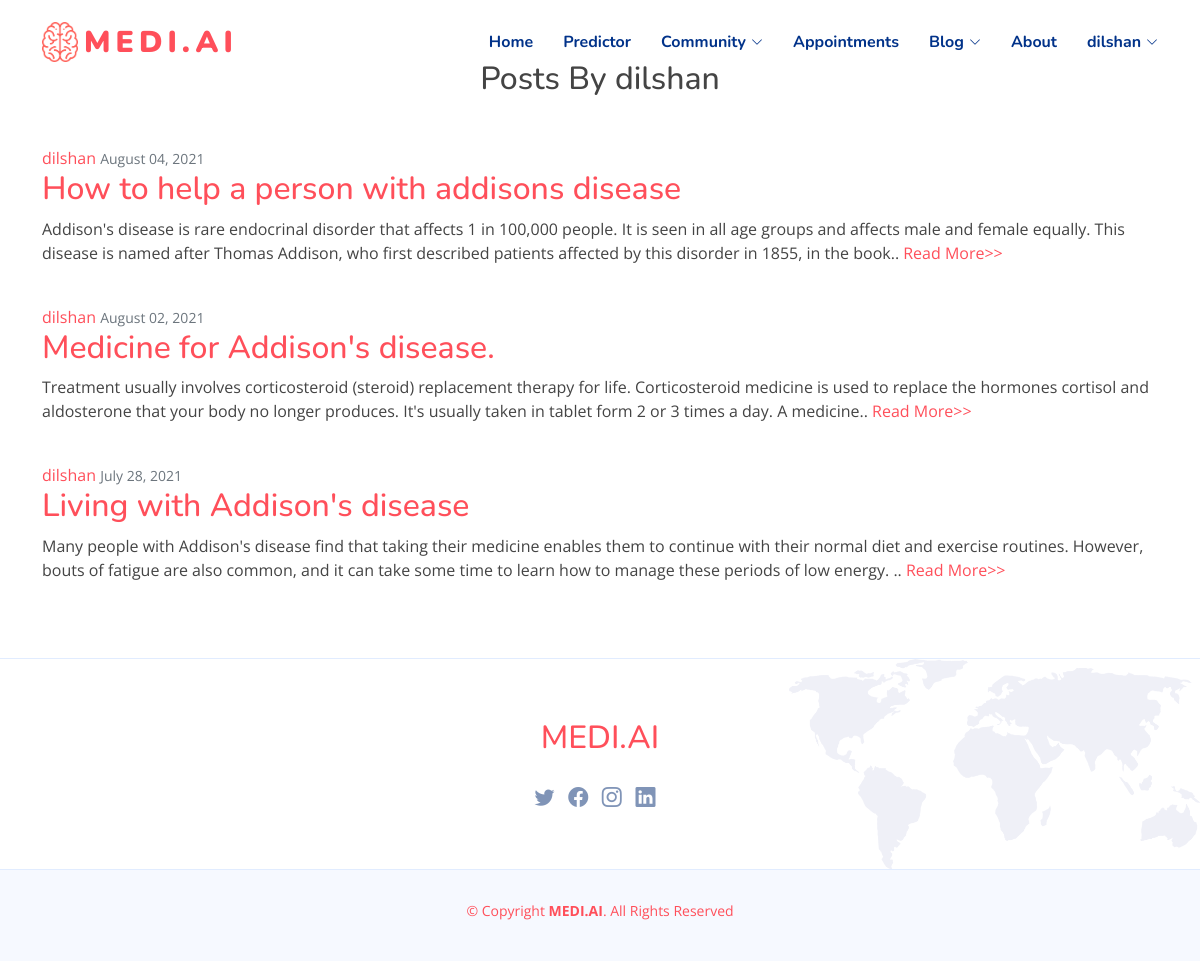
/blog/user/dilshan/ (signed in), run on the app's committed database.
### blog/models.py (models this page shows, shortened)
class Post(models.Model):
    author = models.ForeignKey(
        settings.AUTH_USER_MODEL, on_delete=models.CASCADE)
    title = models.CharField(max_length=100)
    brief = models.TextField(max_length=500,default="")
    content = models.TextField()
    liked = models.ManyToManyField(
        settings.AUTH_USER_MODEL, blank=True, related_name='liked')
    date_posted = models.DateTimeField(default=timezone.now)
    pic = models.ImageField(upload_to='photos/%Y/%m/%d/', default='photos\2021\04\06\01.png')
    objects = PostManager()
    class Meta:
        ordering = ('-date_posted', )

### blog/views.py (the view)
# urls.py: path('user/<str:username>/', UserPostListView.as_view(), name='user_posts'),
class UserPostListView(ListView):
    model = Post
    template_name = 'blog/user_posts.html'
    context_object_name = 'posts'
    paginate_by = 5
    def get_queryset(self):
        user = get_object_or_404(User, username=self.kwargs.get('username'))
        return Post.objects.filter(author=user).order_by('-date_posted')

### templates/blog/user_posts.html (shortened to what this page needs)
{% extends 'base.html' %}
{% load static %}
{% load crispy_forms_tags %}
{% block content %}
<div class="main-content">
<section>
    <div class="container">
      <div class="title-health-box wow fadeInUp text-center" data-wow-duration="0.9s">
        <h2 class="title font-weight-bold">Posts By {{view.kwargs.username}}</h2>
      </div>
      <div class="row align-items-center">
        {% for post in posts %}
            <article class="media content-section">
              <div class="media-body">
                <div class="article-metadata">
                  <a class="mr-2" href="{% url 'user_posts' post.author.username %}">{{ post.author }}</a>
                  <small class="text-muted">{{ post.date_posted|date:"F d, Y" }}</small>
                </div>
              <h2><a class="article-title" href="{% url 'post_detail' post.pk %}">{{ post.title }}</a></h2>
                <p class="article-content">{{ post.content| slice:":265"  }}..<a href="{% url 'post_detail' post.pk %}"> Read More>></a></p>
              </div>
            </article>
        {% endfor %}
      </div>
    </div>
  </section>
</div>
{% endblock content %}

### templates/base.html (shortened to what this page needs)
{% load static %}
<!DOCTYPE html>
<html lang="en">
<head>
  <link href="{% static 'assets/vendor/bootstrap/css/bootstrap.min.css' %}" rel="stylesheet">
  <link href="{% static 'assets/vendor/bootstrap-icons/bootstrap-icons.css' %}" rel="stylesheet">
  <link href="{% static 'assets/vendor/aos/aos.css' %}" rel="stylesheet">
  <link href="{% static 'assets/vendor/remixicon/remixicon.css' %}" rel="stylesheet">
  <link href="{% static 'assets/vendor/swiper/swiper-bundle.min.css' %}" rel="stylesheet">
  <link href="{% static 'assets/vendor/glightbox/css/glightbox.min.css' %}" rel="stylesheet">
  <link href="{% static 'assets/css/style.css' %}" rel="stylesheet">
</head>
<body>
  <header id="header" class="header fixed-top">
    <div class="container-fluid container-xl d-flex align-items-center justify-content-between">
      <a href="{% url 'index' %}" class="logo d-flex align-items-center">
        <img src="{% static 'assets/img/logo_new.png' %}" alt="">
        <span><b>MEDI.AI</b></span>
      </a>
      <nav id="navbar" class="navbar">
        <ul>
          <li><a class="nav-link scrollto " href="{% url 'index' %}">Home</a></li>
          <li><a class="nav-link scrollto" href="{% url 'predict' %}">Predictor</a></li>
          <li class="dropdown"><a href="#"><span>Community</span> <i class="bi bi-chevron-down"></i></a>
          </li>
          {% if user.is_authenticated %}
          <li><a class="nav-link scrollto" href="{% url 'event_new' %}">Appointments</a></li>
          {% endif %}
          <li class="dropdown"><a href="#"><span>Blog</span> <i class="bi bi-chevron-down"></i></a>
          </li>
          <li><a class="nav-link scrollto" href="{% url 'about' %}">About</a></li>
          {% if user.is_authenticated %}
          <li class="dropdown"><a href="#"><span>{{ user.username }} {{patient.username}}</span> <i class="bi bi-chevron-down"></i></a>
          </li>
          {% else %}
          <li><a class="getstarted scrollto" href="{% url 'login' %}">Login</a></li>
        {% endif %}
        </ul>
      </nav>
    </div>
  </header>
    {% block content %} {% endblock %}
    <footer id="footer" class="footer">
      <div class="footer-top" align = "center">
        <div class="container ">
          <div class="col-lg-12 col-md-12 footer-info" align = "center">
            <div class="col-lg-12 text-center">
              <h2><a href="#">MEDI.AI </a></h2>
            </div>
          </div>
            <div class="col-lg-12 col-md-12 footer-info" align = "center">
              <div class="social-links mt-3">
                <a href="#" class="twitter"><i class="bi bi-twitter"></i></a>
                <a href="#" class="facebook"><i class="bi bi-facebook"></i></a>
                <a href="#" class="instagram"><i class="bi bi-instagram bx bxl-instagram"></i></a>
                <a href="#" class="linkedin"><i class="bi bi-linkedin bx bxl-linkedin"></i></a>
              </div>
            </div>
        </div>
      </div>
      <div class="container">
        <div class="copyright">
          &copy; Copyright <strong><span>MEDI.AI</span></strong>. All Rights Reserved
        </div>
        <div class="credits">
        </div>
      </div>
    </footer>
  </body>

### dspredictor/static/assets/css/style.css (style rules this page uses)
:root { scroll-behavior: smooth; }
body { font-family: "Open Sans", sans-serif; color: #444444; }
a { color: #ff4f5a; text-decoration: none; }
h1, h2, h3, h4, h5, h6 { font-family: "Nunito", sans-serif; }
section { padding: 60px 0; overflow: hidden; }
.header { transition: all 0.5s; z-index: 997; padding: 20px 0; }
.header .logo { line-height: 0; }
.header .logo img { max-height: 40px; margin-right: 6px; }
.header .logo span { font-size: 30px; font-weight: 700; letter-spacing: 5px; color: #ff4f5a; font-family: "Nunito", sans-serif; margin-top: 3px; }
.navbar { padding: 0; }
.navbar ul { margin: 0; padding: 0; display: flex; list-style: none; align-items: center; }
.navbar li { position: relative; }
.navbar a { display: flex; align-items: center; justify-content: space-between; padding: 10px 0 10px 30px; font-family: "Nunito", sans-serif; font-size: 16px; font-weight: 700; color: #013289; white-space: nowrap; transition: 0.3s; }
.navbar a i { font-size: 12px; line-height: 0; margin-left: 5px; }
.footer { background: #f6f9ff; padding: 0 0 30px 0; font-size: 14px; }
.footer .footer-top { background: white url(../img/footer-bg.png) no-repeat right top; background-size: contain; border-top: 1px solid #e1ecff; border-bottom: 1px solid #e1ecff; padding: 60px 0 30px 0; }
.footer .footer-top .footer-info { margin-bottom: 30px; }
.footer .footer-top .social-links a { font-size: 20px; display: inline-block; color: rgba(1, 41, 112, 0.5); line-height: 0; margin-right: 10px; transition: 0.3s; }
.footer .copyright { text-align: center; padding-top: 30px; color: #ff4f5a; }
.footer .credits { padding-top: 10px; text-align: center; font-size: 13px; color: #012970; }

### data on the page
Post: author "dilshan", date_posted "August 04, 2021", title "How to help a person with addisons disease", content "Addison's disease is rare endocrinal disorder that affects 1 in 100,000 people. It is seen in all age groups and affects male and female equally. This disease is named after Thomas Addison, who first described patients affected by this disorder in 1855, in the book"
Post: author "dilshan", date_posted "August 02, 2021", title "Medicine for Addison's disease.", content "Treatment usually involves corticosteroid (steroid) replacement therapy for life. Corticosteroid medicine is used to replace the hormones cortisol and aldosterone that your body no longer produces. It's usually taken in tablet form 2 or 3 times a day. A medicine"
Post: author "dilshan", date_posted "July 28, 2021", title "Living with Addison's disease", content "Many people with Addison's disease find that taking their medicine enables them to continue with their normal diet and exercise routines. However, bouts of fatigue are also common, and it can take some time to learn how to manage these periods of low energy."

### other printed values
{{ user.username }} "dilshan"
{{ view.kwargs.username }} "dilshan"
